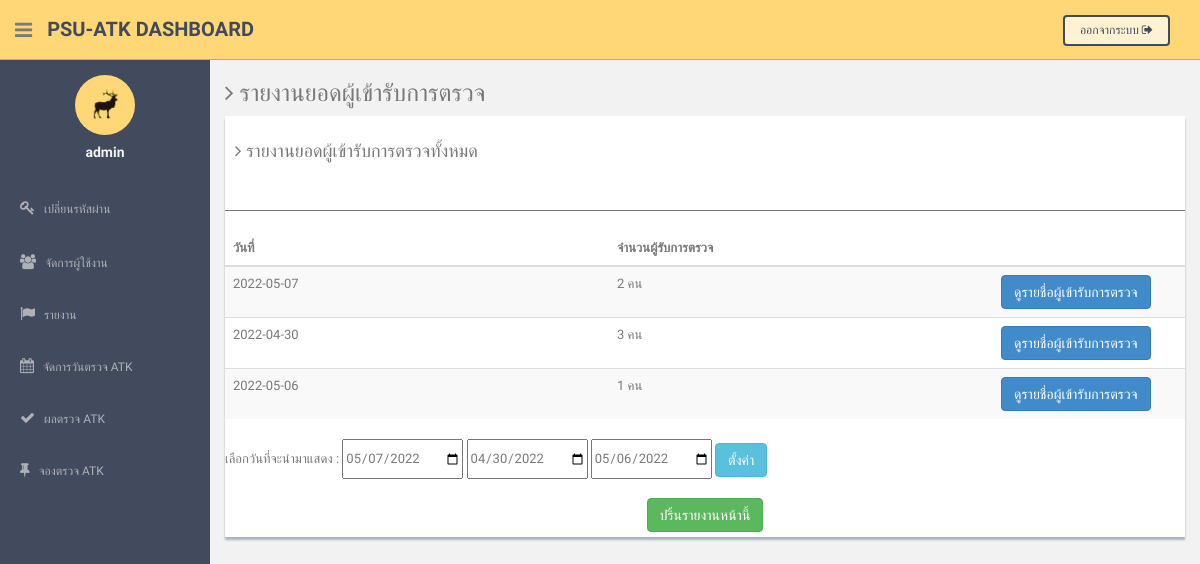
Page /admin/report.php (signed in) on the committed database.
### tables this page shows
CREATE TABLE `report_date` (
  `report_id` int(10) NOT NULL,
  `p1` varchar(100) NOT NULL,
  `p2` varchar(100) NOT NULL,
  `p3` varchar(100) NOT NULL
);

### admin/report.php (the view, shortened to what this page needs)
<?php
include 'dbconnection.php';
if (strlen($_SESSION['id'] == 0)) {
    header('location:logout.php');
} else {
    $sql = "SELECT * FROM report_date ";
    $result = mysqli_query($connect, $sql); ?>
  <!DOCTYPE html>
  <html lang="en">
  <head>
    <link href="assets/css/bootstrap.css" rel="stylesheet">
    <link href="assets/font-awesome/css/font-awesome.css" rel="stylesheet" />
    <link href="assets/css/style.css" rel="stylesheet">
    <link href="assets/css/style-responsive.css" rel="stylesheet">
  </head>
  <body>
    <?php include 'menu.php'; ?>
    <section id="main-content">
      <section class="wrapper">
        <h3><i class="fa fa-angle-right"></i> รายงานยอดผู้เข้ารับการตรวจ</h3>
        <div class="row">
          <div class="col-md-12">
            <div class="content-panel">
              <table class="table table-striped table-advance table-hover">
                <h4><i class="fa fa-angle-right"></i> รายงานยอดผู้เข้ารับการตรวจทั้งหมด </h4>
                <br>
                <hr>
                <thead>
                  <tr>
                    <th width="40%">วันที่</th>
                    <th width="40%">จำนวนผู้รับการตรวจ</th>
                    <th width="20%"></th>
                  </tr>
                </thead>
            </div>
            <tbody>
            <?php
                $row = mysqli_fetch_array($result, MYSQLI_ASSOC);
                              ?>
              <tr>
                <td><?php echo $row["p1"]; ?></td>
                <td>
                <?php
                 $p1 = $row["p1"];
                    $sql1 = "SELECT COUNT(*) AS total1
                    FROM atk_test
                    WHERE date = '$p1'";
                    $resultp1 = mysqli_query($connect, $sql1);
                    ?>
                <?php
                $rowp1 = mysqli_fetch_array($resultp1, MYSQLI_ASSOC);
                echo $rowp1["total1"]." คน"; ?>
                </td>
                <td>
                  <form action="show_atk_report.php" method="get">
                    <button type="submit" class="btn btn-primary">ดูรายชื่อผู้เข้ารับการตรวจ</button>
                  </form>
                </td>
                </tr>
                <tr>
                <td><?php echo $row["p2"]; ?></td>
                <td>
                <?php
                 $p2 = $row["p2"];
                    $sql2 = "SELECT COUNT(*) AS total2
                    FROM atk_test
                    WHERE date = '$p2'";
                    $resultp2 = mysqli_query($connect, $sql2);
                    ?>
                <?php
                $rowp2 = mysqli_fetch_array($resultp2, MYSQLI_ASSOC);
                echo $rowp2["total2"]." คน"; ?>
                </td>
                <td>
                  <form action="show_atk_report.php" method="get">
                    <button type="submit" class="btn btn-primary">ดูรายชื่อผู้เข้ารับการตรวจ</button>
                  </form>
                </td>
                </tr>
                <td><?php echo $row["p3"]; ?></td>
                <td>
                <?php
                 $p3 = $row["p3"];
                    $sql3 = "SELECT COUNT(*) AS total3
                    FROM atk_test
                    WHERE date = '$p3'";
                    $resultp3 = mysqli_query($connect, $sql3);
                    ?>
                <?php
                $rowp3 = mysqli_fetch_array($resultp3, MYSQLI_ASSOC);
                echo $rowp3["total3"]." คน"; ?>
                </td>
                <td>
                  <form action="show_atk_report.php" method="get">
                    <button type="submit" class="btn btn-primary">ดูรายชื่อผู้เข้ารับการตรวจ</button>
                  </form>
                </td>
            </tbody>
            <form action="report_edit.php" method="post">
            <label for="fname">เลือกวันที่จะนํามาแสดง :</label>
  <input type="date" id="p1" name="p1" value="<?php echo $p1; ?>">
  <input type="date" id="p2" name="p2" value="<?php echo $p2; ?>">
  <input type="date" id="p3" name="p3" value="<?php echo $p3; ?>">
  <input class="btn btn-info" type="submit" value="ตั้งค่า">
            </form>
            <center>
              <br>
              <button class="btn btn-success" onClick="window.print()">ปริ้นรายงานหน้านี้</button>
            </center>
          </div>
        </div>
      </section>
    </section>
  </body>
  </html>
<?php
} ?>

### admin/assets/css/style.css (style rules this page uses)
body { color: #797979; background: #f2f2f2; font-family: 'Ruda', sans-serif; padding: 0px !important; margin: 0px !important; font-size:13px; }
hr { margin-top: 20px; margin-bottom: 20px; border: 0; border-top: 1px solid #797979; }
#main-content { margin-left: 210px; }
.wrapper { display: inline-block; margin-top: 60px; padding-left: 15px; padding-right: 15px; padding-bottom: 15px; padding-top: 0px; width: 100%; }
.content-panel { background: #ffffff; box-shadow: 0px 3px 2px #aab2bd; padding-top: 15px; padding-bottom: 5px; }
.content-panel h4 { margin-left: 10px; }
label { font-weight: 400; }

### rows in the picture
report_date: p1 "2022-05-07", p2 "2022-04-30", p3 "2022-05-06", p1 "05/07/2022", p2 "04/30/2022", p3 "05/06/2022"

### other values in the picture
$_SESSION['login'] "admin"
$rowp1["total1"] "2"
$rowp2["total2"] "3"
$rowp3["total3"] "1"
